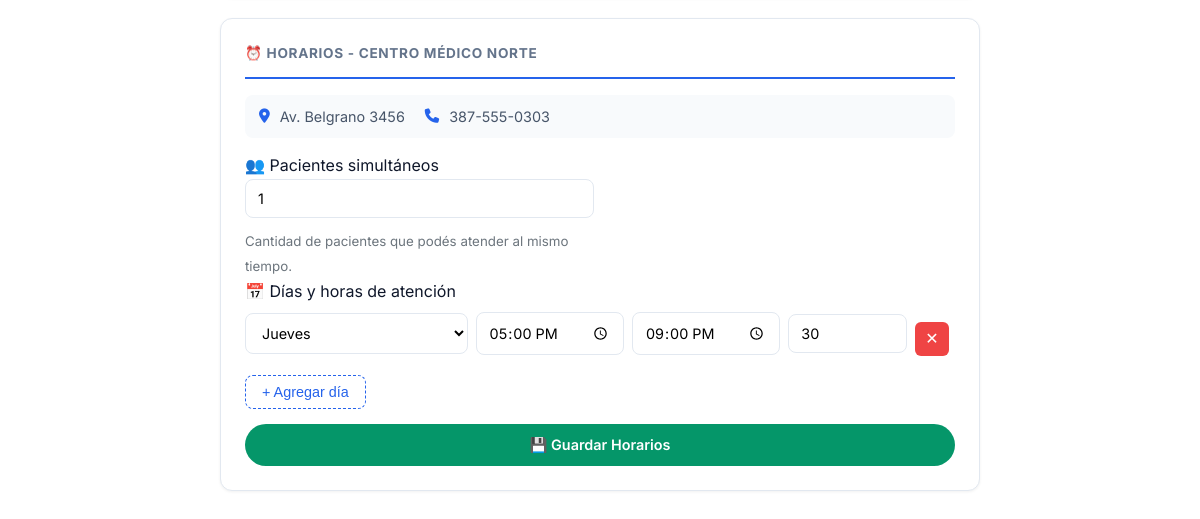
Before: /profesionales/perfil/ (signed in, lower part) with the older database file.
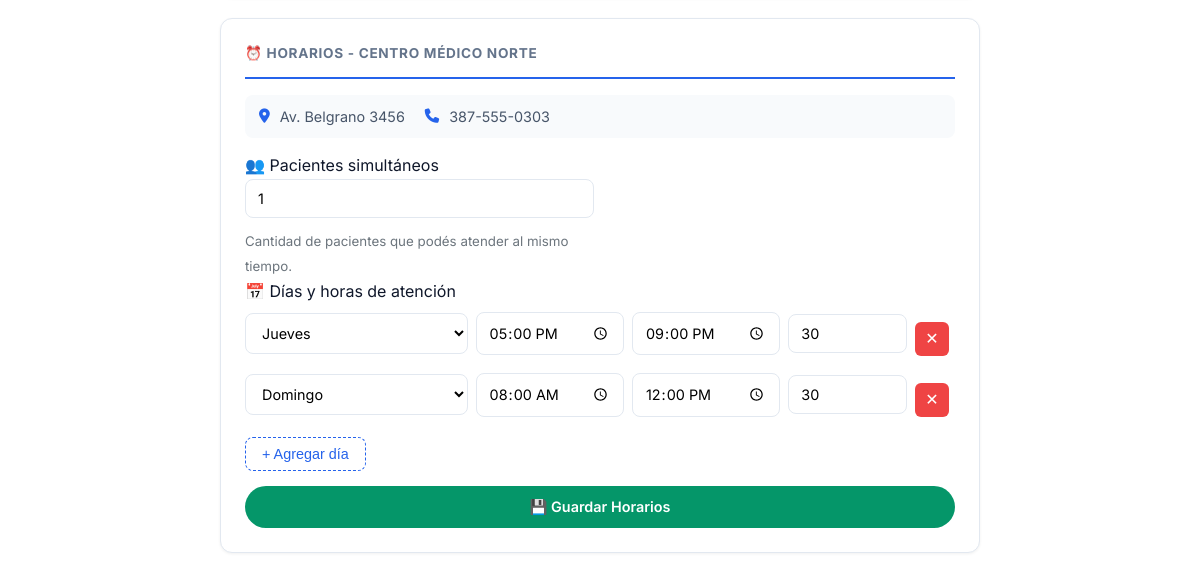
After: the same page with the newer database file.
### establecimientos/models.py (models this page shows, shortened)
class Establecimiento(ModeloBase):
    nombre = models.CharField(max_length=200, verbose_name='Nombre')
    direccion = models.CharField(max_length=200, verbose_name='Dirección')
    telefono = models.CharField(max_length=20, verbose_name='Teléfono')
    email = models.EmailField(verbose_name='Email')
    cuit = models.CharField(max_length=13, verbose_name='CUIT')
    logo = models.ImageField(upload_to='logos/', blank=True, verbose_name='Logo')
    logo_oscuro = models.ImageField(upload_to='logos/', blank=True, null=True, verbose_name='Logo para Fondo Oscuro')
    class Meta:
        verbose_name = 'Establecimiento'
        verbose_name_plural = 'Establecimientos'

### agendas/models.py (models this page shows, shortened)
class Agenda(ModeloBase):
    profesional = models.ForeignKey(
        'profesionales.Profesional',
        on_delete=models.CASCADE,
        verbose_name='Profesional'
    )
    fecha_inicio = models.DateField(verbose_name='Fecha de Inicio')
    fecha_fin = models.DateField(null=True, blank=True, verbose_name='Fecha de Fin')
    acepta_sobreturnos = models.BooleanField(default=False, verbose_name='Acepta Sobreturnos')
    tiempo_entre_turnos = models.IntegerField(default=0, verbose_name='Minutos entre turnos')
    precio_particular = models.DecimalField(
        max_digits=10, decimal_places=2, null=True, blank=True,
        verbose_name='Precio consulta particular (en este consultorio)'
    )
    obras_sociales = models.ManyToManyField(
        'obras_sociales.ObraSocial',
        blank=True,
        related_name='agendas',
        verbose_name='Obras Sociales (en este consultorio)'
    )
    planes = models.ManyToManyField(
        'obras_sociales.Plan',
        blank=True,
        related_name='agendas',
        verbose_name='Planes (en este consultorio)'
    )
    email_contacto = models.EmailField(
        blank=True, null=True,
        verbose_name='Email de contacto (en este consultorio)'
    )
    telefono_contacto = models.CharField(
        max_length=20, blank=True, null=True,
        verbose_name='Teléfono de contacto (en este consultorio)'
    )
    establecimiento = models.ForeignKey(
        'establecimientos.Establecimiento',
        on_delete=models.CASCADE,
        null=False,
        blank=False,
        verbose_name='Consultorio'
    )
    pacientes_simultaneos = models.IntegerField(
        default=1,
        verbose_name='Pacientes simultáneos',
        help_text='Cantidad máxima de pacientes que puede atender al mismo tiempo'
    )
    tiene_plus = models.BooleanField(
        default=False,
        verbose_name='Algunos planes tienen plus',
        help_text='Marcá si algunos planes de obras sociales requieren el pago de un plus.'
    )
    texto_plus = models.CharField(
        max_length=250,
        blank=True,
        verbose_name='Mensaje de plus (opcional)',
        help_text='Si lo dejás vacío se usa el mensaje genérico.'
    )
    class Meta:
        verbose_name = 'Agenda'
        verbose_name_plural = 'Agendas'
        unique_together = ['profesional', 'establecimiento']

class HorarioAtencion(ModeloBase):
    DIAS = [
        (0, 'Lunes'),
        (1, 'Martes'),
        (2, 'Miércoles'),
        (3, 'Jueves'),
        (4, 'Viernes'),
        (5, 'Sábado'),
        (6, 'Domingo'),
    ]
    agenda = models.ForeignKey(
        Agenda,
        on_delete=models.CASCADE,
        related_name='horarios',
        verbose_name='Agenda'
    )
    dia = models.IntegerField(choices=DIAS, verbose_name='Día')
    hora_inicio = models.TimeField(verbose_name='Hora de Inicio')
    hora_fin = models.TimeField(verbose_name='Hora de Fin')
    duracion_turno = models.IntegerField(
        verbose_name='Duración del turno (minutos)'
    )
    class Meta:
        verbose_name = 'Horario de Atención'
        verbose_name_plural = 'Horarios de Atención'
        ordering = ['dia', 'hora_inicio']

### profesionales/views.py (the view, shortened to what this page needs)
# urls.py: path('perfil/', views.mi_perfil, name='mi_perfil'),
@login_required
def mi_perfil(request):
    if request.user.rol != 'profesional':
        messages.error(request, 'No tenés acceso.')
        return redirect('home')
    profesional = get_object_or_404(Profesional, usuario=request.user)
    cliente_slug = request.session.get('cliente_slug')
    cliente = None
    if cliente_slug:
        try:
            cliente = ClienteSaaS.objects.get(slug=cliente_slug, activo=True)
        except ClienteSaaS.DoesNotExist:
            cliente = None
    if cliente and cliente.tipo == 'consultorio':
        establecimiento_cliente = cliente.establecimiento
        consultorios_editables_ids = {e.id for e in _get_consultorios_editables(profesional)}
        if establecimiento_cliente.id not in consultorios_editables_ids:
            messages.error(request, 'No tenés permisos para este consultorio.')
            return redirect('panel_profesional')
        consultorios = [establecimiento_cliente]
        es_independiente = False
        cobertura_es_compartida = False
    else:
        consultorios = _get_consultorios_editables(profesional)
        if not consultorios:
            messages.error(request, 'No tenés consultorios asignados. Contactá al administrador.')
            return redirect('panel_profesional')
        es_independiente = True
        cobertura_es_compartida = True
    consultorios_data = []
    for est in consultorios:
        agenda = Agenda.objects.filter(
            profesional=profesional,
            establecimiento=est
        ).first()
        consultorios_data.append({
            'establecimiento': est,
            'agenda': agenda,
            'horarios': list(agenda.horarios.all()) if agenda else [],
        })
    if es_independiente:
        precio_actual = profesional.precio_particular
        obras_ids_actuales = list(profesional.obras_sociales.values_list('id', flat=True))
        planes_ids_actuales = list(profesional.planes.values_list('id', flat=True))
        tiene_plus_actual = profesional.tiene_plus
        texto_plus_actual = profesional.texto_plus
    obras_sociales_disponibles = ObraSocial.objects.filter(activo=True).prefetch_related('planes')
    return render(request, 'profesionales/perfil.html', {
        'profesional': profesional,
        'cliente': cliente,
        'es_independiente': es_independiente,
        'cobertura_es_compartida': cobertura_es_compartida,
        'consultorios_data': consultorios_data,
        'obras_sociales_disponibles': obras_sociales_disponibles,
        'precio_actual': precio_actual,
        'obras_ids_actuales': obras_ids_actuales,
        'planes_ids_actuales': planes_ids_actuales,
        'tiene_plus_actual': tiene_plus_actual,
        'texto_plus_actual': texto_plus_actual,
        'dias_semana': HorarioAtencion.DIAS,
    })

### core_app/context_processors.py (called while the page is built)
def cliente_global(request):
    cliente = None
    cliente_slug = request.resolver_match.kwargs.get('cliente_slug') if request.resolver_match else None
    if cliente_slug:
        cliente = ClienteSaaS.objects.filter(slug=cliente_slug, activo=True).first()
        if cliente:
            request.session['cliente_slug'] = cliente_slug
    else:
        slug_session = request.session.get('cliente_slug')
        if slug_session:
            cliente = ClienteSaaS.objects.filter(slug=slug_session, activo=True).first()
    return {'cliente': cliente}

### profesionales/views.py (called while the page is built)
def _get_consultorios_editables(profesional):
    consultorios = []
    vistos = set()
    agendas = Agenda.objects.filter(
        profesional=profesional,
        activo=True
    ).select_related('establecimiento')
    for ag in agendas:
        est = ag.establecimiento
        if est and est.id not in vistos:
            vistos.add(est.id)
            consultorios.append(est)
    for est in profesional.establecimientos.all():
        if est.id not in vistos:
            vistos.add(est.id)
            consultorios.append(est)
    return consultorios

### profesionales/templates/profesionales/perfil.html (shortened to what this page needs)
{% extends 'core_app/base.html' %}
{% load static %}
{% load humanize %}
{% block extra_css %}
    <link rel="stylesheet" href="{% static 'css/pages/perfil_profesional.css' %}">
{% endblock %}
{% block content %}
<div class="perfil-page">
    <div class="perfil-container">
        {% for item in consultorios_data %}
        <form method="post" class="form-horarios">
            <div class="perfil-card">
                <h3>⏰ Horarios - {{ item.establecimiento.nombre }}</h3>
                <div class="consultorio-header-info">
                    <i class="fas fa-map-marker-alt"></i>
                    <span>{{ item.establecimiento.direccion|default:"Sin dirección" }}</span>
                    {% if item.establecimiento.telefono %}
                        <i class="fas fa-phone" style="margin-left:10px;"></i>
                        <span>{{ item.establecimiento.telefono }}</span>
                    {% endif %}
                </div>
                <div class="perfil-grid-2">
                    <div>
                        <label class="perfil-label">👥 Pacientes simultáneos</label>
                        <input type="number" name="pacientes_simultaneos" min="1"
                               value="{{ item.agenda.pacientes_simultaneos|default:1 }}"
                               class="perfil-input">
                        <small style="color:#6c757d;">Cantidad de pacientes que podés atender al mismo tiempo.</small>
                    </div>
                </div>
                <label class="perfil-label" style="margin-top:15px;">📅 Días y horas de atención</label>
                <div class="horarios-editor">
                    {% for h in item.horarios %}
                    <div class="horario-row">
                        <select name="horario_dia" class="perfil-select">
                            {% for k, v in dias_semana %}
                                <option value="{{ k }}" {% if h.dia == k %}selected{% endif %}>{{ v }}</option>
                            {% endfor %}
                        </select>
                        <input type="time" name="horario_inicio" value="{{ h.hora_inicio|time:'H:i' }}" class="perfil-input">
                        <input type="time" name="horario_fin" value="{{ h.hora_fin|time:'H:i' }}" class="perfil-input">
                        <input type="number" name="horario_duracion" value="{{ h.duracion_turno }}" placeholder="Min" class="perfil-input" min="5">
                        <button type="button" class="btn-quitar-horario" onclick="this.closest('.horario-row').remove()">✕</button>
                    </div>
                    {% empty %}
                    <p style="color:#6c757d; font-size:0.9rem; margin:0;">Todavía no cargaste horarios. Agregá uno abajo.</p>
                    {% endfor %}
                </div>
                <button type="button" class="btn-agregar-horario" onclick="agregarHorario(this)">
                    + Agregar día
                </button>
                <button type="submit" class="btn-guardar btn-guardar-block" style="margin-top: 15px;">
                    💾 Guardar Horarios
                </button>
            </div>
        </form>
        {% empty %}
        <div class="perfil-card">
            <p class="sin-consultorios">No tenés consultorios asignados. Contactá al administrador.</p>
        </div>
        {% endfor %}
    </div>
</div>
{% endblock %}

Changed rows visible on the page:
added HorarioAtencion: horario_dia "Domingo", horario_inicio "08:00", horario_fin "12:00", horario_duracion "30"
